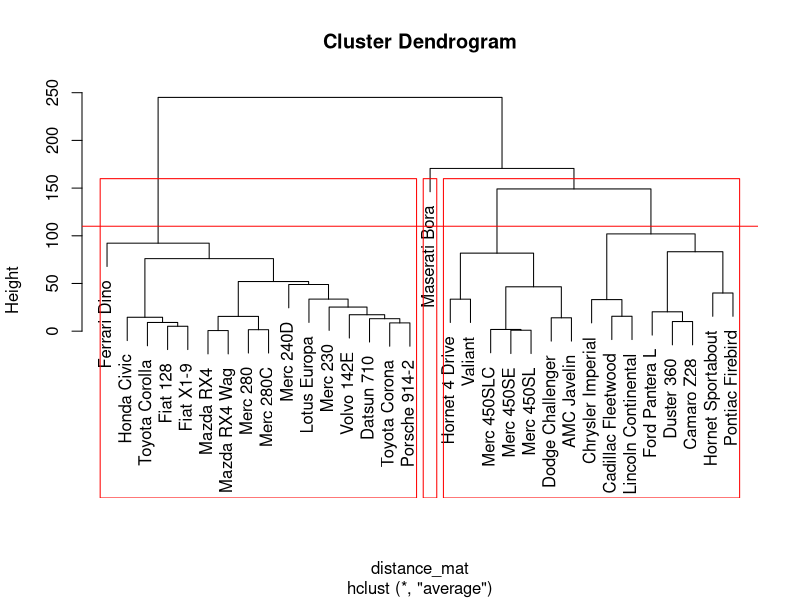

Source code (R):
library(dplyr)
View(mtcars)
head(mtcars)

distance_mat<-dist(mtcars, method='euclidean')

distance_mat
set.seed(240)
Hier_cl<-hclust(distance_mat, method = "average")
Hier_cl
plot(Hier_cl)
abline(h=110, col="red")
fit<-cutree(Hier_cl, k=3)
fit
table(fit)
rect.hclust(Hier_cl, k=3, border="red")
